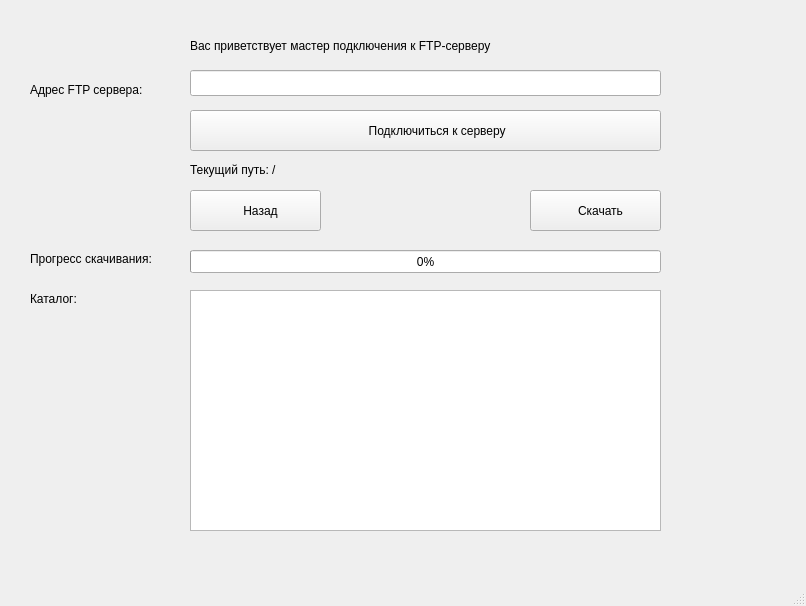
<?xml version="1.0" encoding="UTF-8"?>
<ui version="4.0">
 <class>MainWindow</class>
 <widget class="QMainWindow" name="MainWindow">
  <property name="geometry">
   <rect>
    <x>0</x>
    <y>0</y>
    <width>806</width>
    <height>606</height>
   </rect>
  </property>
  <property name="windowTitle">
   <string>MainWindow</string>
  </property>
  <property name="iconSize">
   <size>
    <width>32</width>
    <height>32</height>
   </size>
  </property>
  <widget class="QWidget" name="centralwidget">
   <widget class="QLineEdit" name="lineEdit">
    <property name="geometry">
     <rect>
      <x>190</x>
      <y>70</y>
      <width>471</width>
      <height>26</height>
     </rect>
    </property>
   </widget>
   <widget class="QLabel" name="label">
    <property name="geometry">
     <rect>
      <x>30</x>
      <y>80</y>
      <width>151</width>
      <height>20</height>
     </rect>
    </property>
    <property name="text">
     <string>Адрес FTP сервера:</string>
    </property>
   </widget>
   <widget class="QLabel" name="label_2">
    <property name="geometry">
     <rect>
      <x>190</x>
      <y>30</y>
      <width>391</width>
      <height>31</height>
     </rect>
    </property>
    <property name="text">
     <string>Вас приветствует мастер подключения к FTP-серверу </string>
    </property>
   </widget>
   <widget class="QListView" name="listView">
    <property name="geometry">
     <rect>
      <x>190</x>
      <y>290</y>
      <width>471</width>
      <height>241</height>
     </rect>
    </property>
   </widget>
   <widget class="QLabel" name="label_3">
    <property name="geometry">
     <rect>
      <x>30</x>
      <y>290</y>
      <width>121</width>
      <height>18</height>
     </rect>
    </property>
    <property name="text">
     <string>Каталог:</string>
    </property>
   </widget>
   <widget class="QPushButton" name="pushButton_connect">
    <property name="geometry">
     <rect>
      <x>190</x>
      <y>110</y>
      <width>471</width>
      <height>41</height>
     </rect>
    </property>
    <property name="text">
     <string>       Подключиться к серверу</string>
    </property>
    <property name="icon">
     <iconset theme="QIcon::ThemeIcon::GoNext"/>
    </property>
   </widget>
   <widget class="QPushButton" name="pushButton_back">
    <property name="geometry">
     <rect>
      <x>190</x>
      <y>190</y>
      <width>131</width>
      <height>41</height>
     </rect>
    </property>
    <property name="text">
     <string>   Назад</string>
    </property>
    <property name="icon">
     <iconset theme="QIcon::ThemeIcon::EditUndo"/>
    </property>
   </widget>
   <widget class="QPushButton" name="pushButton_download">
    <property name="geometry">
     <rect>
      <x>530</x>
      <y>190</y>
      <width>131</width>
      <height>41</height>
     </rect>
    </property>
    <property name="text">
     <string>   Скачать</string>
    </property>
    <property name="icon">
     <iconset theme="QIcon::ThemeIcon::GoDown"/>
    </property>
   </widget>
   <widget class="QProgressBar" name="progressBar">
    <property name="geometry">
     <rect>
      <x>190</x>
      <y>250</y>
      <width>471</width>
      <height>23</height>
     </rect>
    </property>
    <property name="value">
     <number>0</number>
    </property>
   </widget>
   <widget class="QLabel" name="label_4">
    <property name="geometry">
     <rect>
      <x>30</x>
      <y>250</y>
      <width>161</width>
      <height>18</height>
     </rect>
    </property>
    <property name="text">
     <string>Прогресс скачивания:</string>
    </property>
   </widget>
   <widget class="QLabel" name="label_path">
    <property name="geometry">
     <rect>
      <x>190</x>
      <y>160</y>
      <width>291</width>
      <height>20</height>
     </rect>
    </property>
    <property name="text">
     <string>Текущий путь: /</string>
    </property>
   </widget>
  </widget>
  <widget class="QMenuBar" name="menubar">
   <property name="geometry">
    <rect>
     <x>0</x>
     <y>0</y>
     <width>806</width>
     <height>23</height>
    </rect>
   </property>
  </widget>
  <widget class="QStatusBar" name="statusbar"/>
 </widget>
 <resources/>
 <connections/>
</ui>
